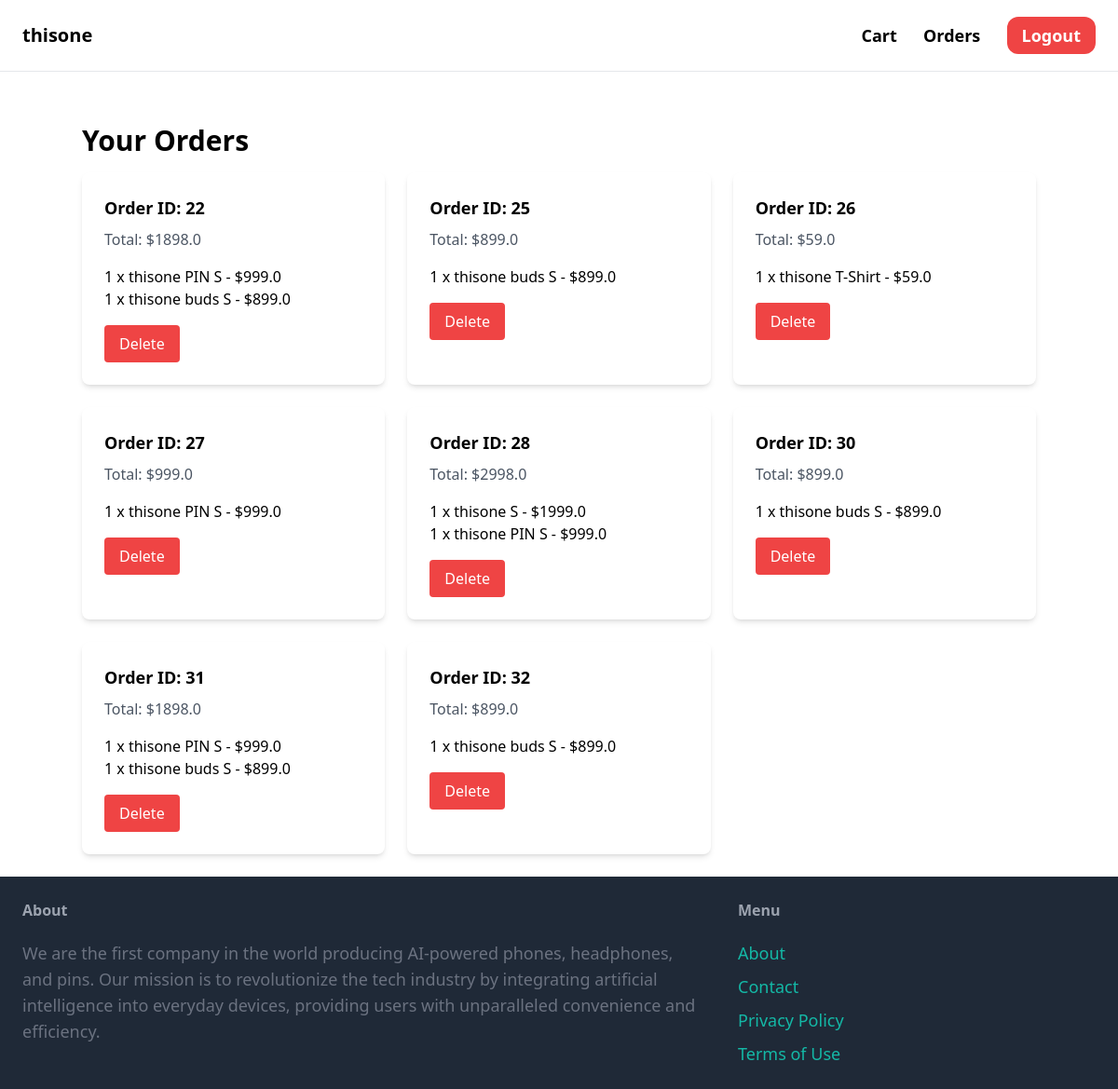
Before: /items/order/view/ (signed in) with the older database file.
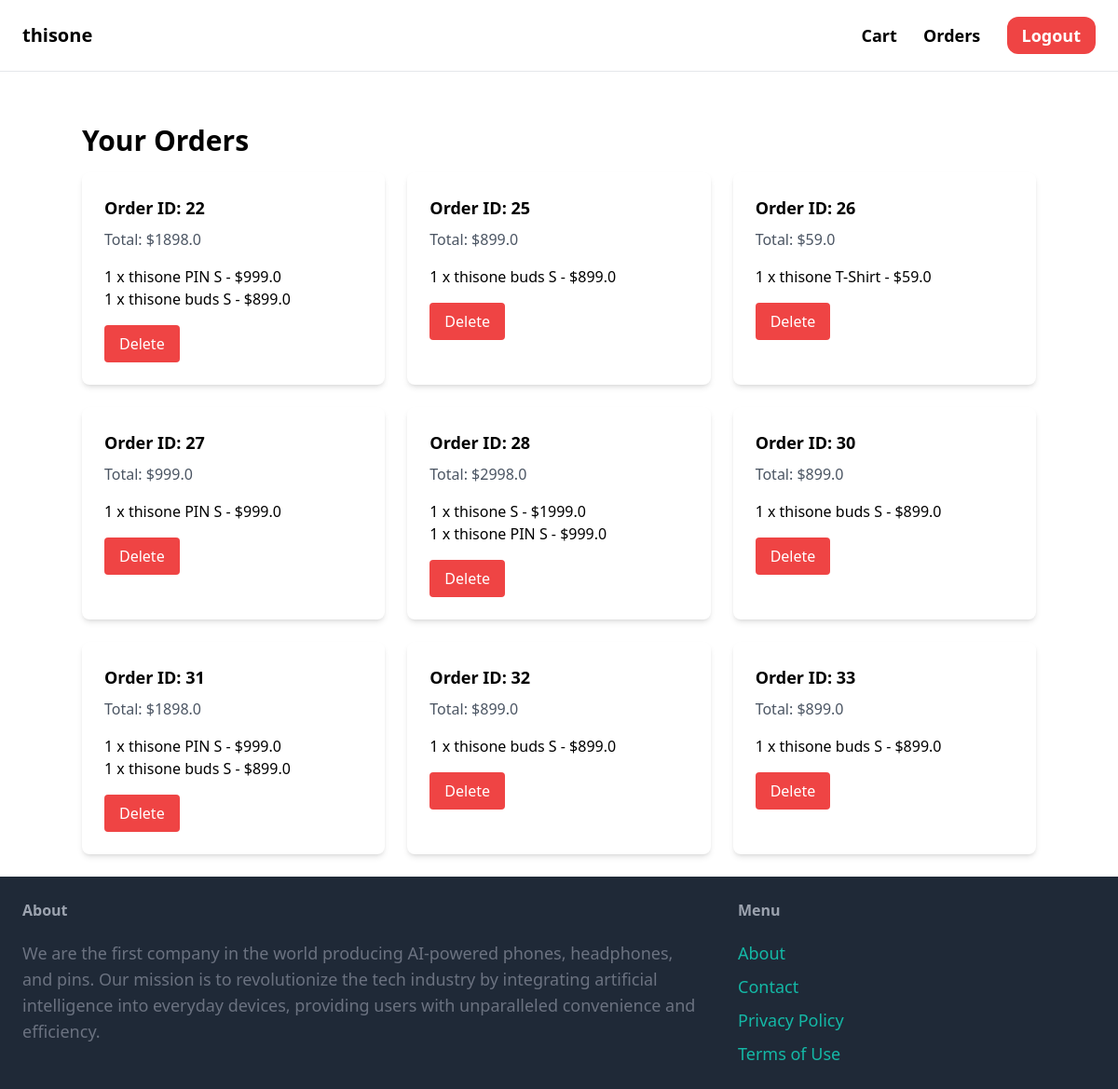
After: the same page with the newer database file.
### order/models.py (models this page shows)
class Order(models.Model):
    user = models.ForeignKey(User, on_delete=models.CASCADE)
    items = models.ManyToManyField(Item, through='OrderItem')
    created_at = models.DateTimeField(auto_now_add=True)

class Payment(models.Model):
    order = models.OneToOneField(Order, on_delete=models.CASCADE)
    amount = models.FloatField()
    payment_date = models.DateTimeField(auto_now_add=True)

class OrderItem(models.Model):
    order = models.ForeignKey(Order, on_delete=models.CASCADE)
    item = models.ForeignKey(Item, on_delete=models.CASCADE)
    quantity = models.PositiveIntegerField()

### item/models.py (models this page shows, shortened)
class Item(models.Model):
    category = models.ForeignKey(Category, related_name="items", on_delete=models.CASCADE)
    name = models.CharField(max_length=255)
    description = models.TextField(blank=True, null=True, verbose_name="Description")
    price = models.FloatField(verbose_name="Price")
    image = models.ImageField(upload_to='item_images', blank=True, null=True, verbose_name="Image")
    is_sold = models.BooleanField(default=False, verbose_name="Is Sold")
    created_by = models.ForeignKey(User, related_name="items", on_delete=models.CASCADE, verbose_name="Created By")
    created_at = models.DateTimeField(auto_now_add=True, verbose_name="Created At")

### order/views.py (the view)
# urls.py: path('view/', views.view_orders, name='view_orders'),
@login_required
def view_orders(request):
    if request.method == 'POST' and 'delete_order' in request.POST:
        order_id = request.POST.get('order_id')
        order = get_object_or_404(Order, id=order_id)
        if order.user == request.user:
            order.delete()
            return redirect('order:view_orders')
    orders = Order.objects.filter(user=request.user)
    order_items = [{'order': order, 'items': OrderItem.objects.filter(order=order)} for order in orders]
    return render(request, 'order/orders.html', {'order_items': order_items})

### order/templates/order/orders.html (shortened to what this page needs)
{% extends 'core/base.html' %}
{% block content %}
<div class="container mx-auto mt-8">
    <h1 class="text-3xl font-bold mb-4">Your Orders</h1>
    <div class="grid gap-6 grid-cols-1 sm:grid-cols-2 lg:grid-cols-3">
        {% if order_items %}
            {% for order_item in order_items %}
                <div class="bg-white shadow-md rounded-lg p-6">
                    <h2 class="text-lg font-semibold mb-2">Order ID: {{ order_item.order.id }}</h2>
                    <p class="text-gray-600 mb-4">Total: ${{ order_item.order.payment.amount }}</p>
                    <ul>
                        {% for item in order_item.items %}
                            <li>{{ item.quantity }} x {{ item.item.name }} - ${{ item.item.price }}</li>
                        {% endfor %}
                    </ul>
                    <form method="post" class="mt-4">
                        <button class="py-2 px-4 bg-red-500 text-white rounded hover:bg-red-600" type="submit" name="delete_order">Delete</button>
                    </form>
                </div>
            {% endfor %}
        {% else %}
            <p class="text-gray-600">You haven't placed any orders yet.</p>
        {% endif %}
    </div>
</div>
{% endblock %}

Changed rows visible on the page:
added Order: order.id "33", order.payment.amount "899.0"
added OrderItem: quantity "1", item.name "thisone buds S", item.price "899.0", shown under "33"
